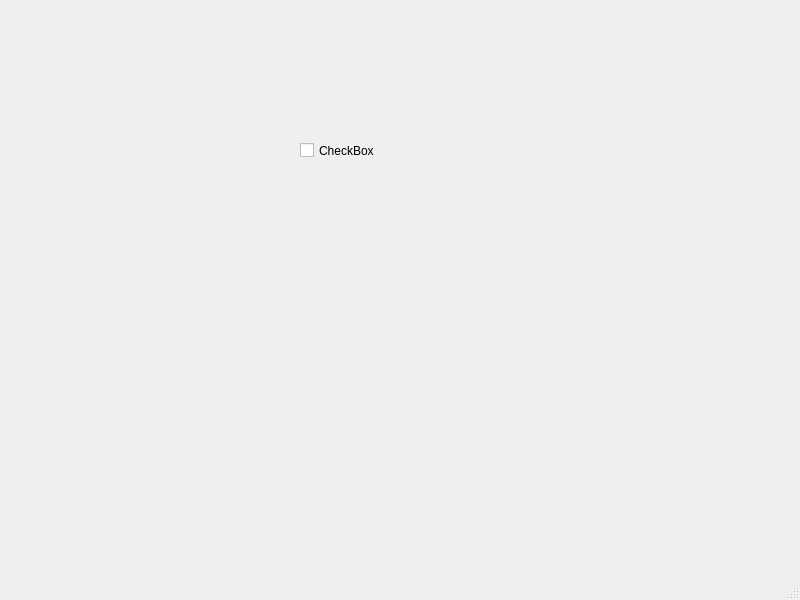
<?xml version="1.0" encoding="UTF-8"?>
<ui version="4.0">
 <class>MainWindow</class>
 <widget class="QMainWindow" name="MainWindow">
  <property name="geometry">
   <rect>
    <x>0</x>
    <y>0</y>
    <width>800</width>
    <height>600</height>
   </rect>
  </property>
  <property name="windowTitle">
   <string>MainWindow</string>
  </property>
  <widget class="QWidget" name="centralwidget">
   <widget class="QCheckBox" name="cb1">
    <property name="geometry">
     <rect>
      <x>300</x>
      <y>120</y>
      <width>171</width>
      <height>61</height>
     </rect>
    </property>
    <property name="text">
     <string>CheckBox</string>
    </property>
   </widget>
  </widget>
  <widget class="QMenuBar" name="menubar">
   <property name="geometry">
    <rect>
     <x>0</x>
     <y>0</y>
     <width>800</width>
     <height>19</height>
    </rect>
   </property>
  </widget>
  <widget class="QStatusBar" name="statusbar"/>
 </widget>
 <resources/>
 <connections/>
</ui>
